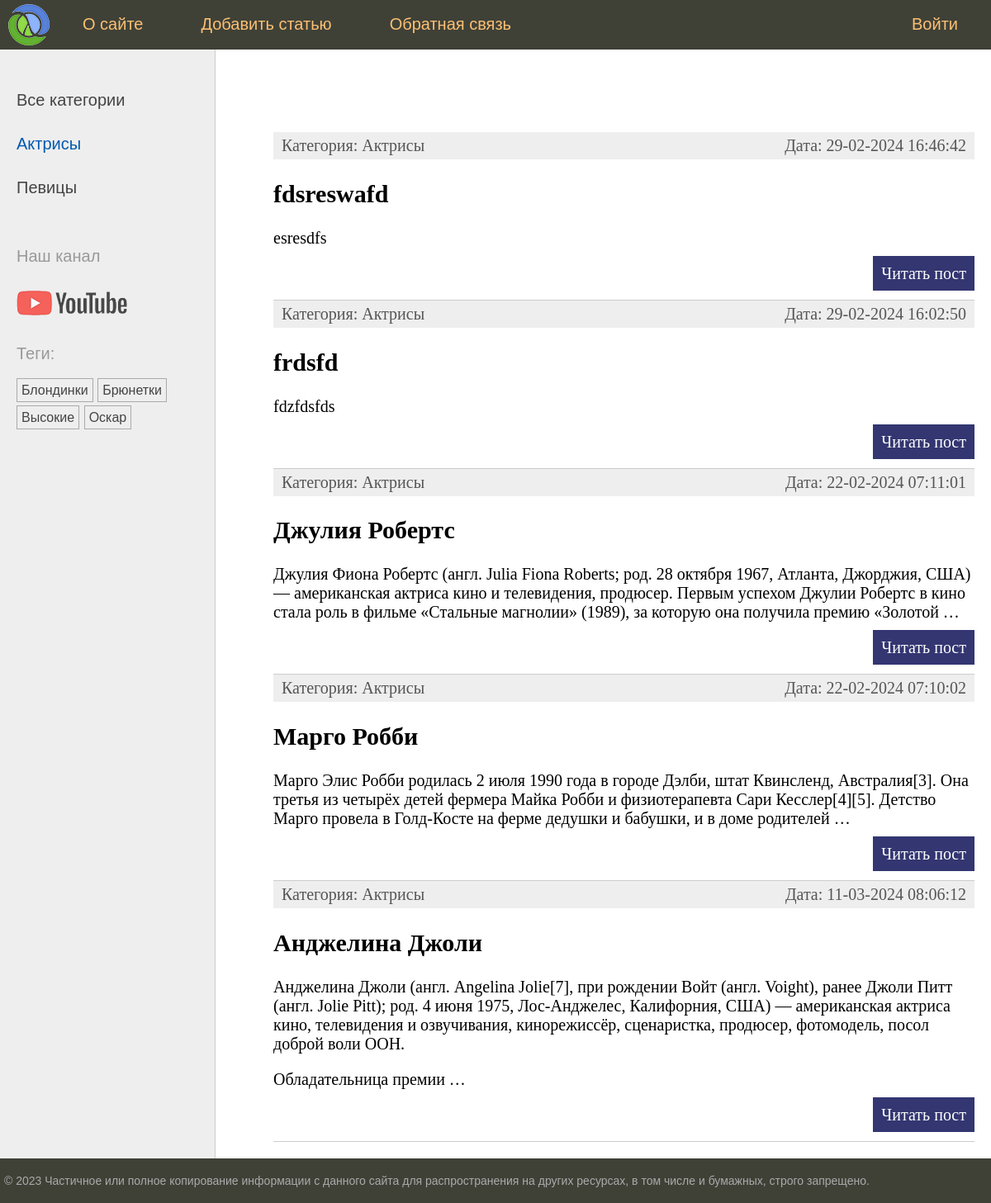
Screenshot of /category/aktrisy/ with the database file from the repository.
### women/models.py (models this page shows, shortened)
class Category(models.Model):
    name = models.CharField(
        verbose_name='Категория',
        max_length=100,
        db_index=True,
    )
    slug = models.SlugField(
        max_length=255,
        unique=True,
        db_index=True,
    )
    class Meta:
        verbose_name = 'Категория'
        verbose_name_plural = 'Категории'
    def get_absolute_url(self):
        return reverse('category', kwargs={'cat_slug': self.slug})

class TagPost(models.Model):
    tag = models.CharField(
        max_length=100,
        db_index=True,
    )
    slug = models.SlugField(
        max_length=255,
        unique=True,
        db_index=True,
    )
    def get_absolute_url(self):
        return reverse('tag', kwargs={'tag_slug': self.slug})

class Women(models.Model):
    class Status(models.IntegerChoices):
        DRAFT = 0, 'Черновик'
        PUBLISHED = 1, 'Опубликовано'
    title = models.CharField(
        verbose_name='Заголовок',
        max_length=255,
    )
    slug = models.SlugField(
        verbose_name='Slug',
        max_length=255,
        unique=True,
        db_index=True,
        validators=[
            MinLengthValidator(5, message='Минимум 5 символов'),
            MaxLengthValidator(100, message='Максимум 100 символов'),
        ],
    )
    photo = models.ImageField(
        verbose_name='Фото',
        upload_to='photos/%Y/%m/%d/',
        default=None,
        blank=True,
        null=True,
    )
    content = models.TextField(
        verbose_name='Текст статьи',
        blank=True,
    )
    time_create = models.DateTimeField(
        verbose_name='Время создания',
        auto_now_add=True,
    )
    time_update = models.DateTimeField(
        verbose_name='Время изменения',
        auto_now=True,
    )
    is_published = models.BooleanField(
        verbose_name='Статус',
        choices=tuple(map(lambda x: (bool(x[0]), x[1]), Status.choices)),
        default=Status.DRAFT,
    )
    category = models.ForeignKey(
        verbose_name='Категории',
        to='Category',
        on_delete=models.PROTECT,
        related_name='posts',  # women_set -> posts
    )
    tags = models.ManyToManyField(
        verbose_name='Теги',
        to='TagPost',
        blank=True,
        related_name='tags',
    )
    husband = models.OneToOneField(
        verbose_name='Муж',
        to='Husband',
        on_delete=models.SET_NULL,
        null=True,
        blank=True,
        related_name='wuman',
    )
    objects = models.Manager()
    published = PublishedManager()
    class Meta:
        verbose_name = 'Известные женщины'
        verbose_name_plural = 'Известные женщины'
        ordering = ['-time_create']
        indexes = [
            models.Index(fields=['-time_create'])
        ]
    def get_absolute_url(self):
        return reverse('post', kwargs={'post_slug': self.slug})

### women/views.py (the view)
# urls.py: path('category/<slug:cat_slug>/',   WomenCategory.as_view(),    name='category'),
class WomenCategory(ListView):
    template_name = 'women/index.html'
    context_object_name = 'posts'
    allow_empty = False
    def get_queryset(self) -> QuerySet[Any]:
        return Women.published.filter(category__slug=self.kwargs['cat_slug']).select_related('category')
    def get_context_data(self, **kwargs: Any) -> dict[str, Any]:
        context = super().get_context_data(**kwargs)
        cat = context['posts'][0].category
        context['title'] = 'Категория - ' + cat.name
        context['menu'] = menu
        context['cat_selected'] = cat.pk
        return context

### women/models.py (called while the page is built)
    def get_queryset(self) -> QuerySet:
        return super().get_queryset().filter(is_published=Women.Status.PUBLISHED)

### women/templatetags/women_tags.py (called while the page is built)
@register.inclusion_tag('women/list_categories.html')
def show_categories(cat_selected: int = 0):
    cats = Category.objects.annotate(total=Count("posts")).filter(total__gt=0)
    return {'cats': cats, 'cat_selected': cat_selected}

@register.inclusion_tag('women/list_tags.html')
def show_all_tags():
    return {'tags': TagPost.objects.annotate(total=Count("tags")).filter(total__gt=0)}

### women/templates/women/index.html (shortened to what this page needs)
{% extends 'base.html' %}
{% block content %}
<ul class="list-articles">
  {% for post in posts %}
  <li>
    <div class="article-panel">
      <p class="first">Категория: {{ post.category.name }}</p>
      <p class="last">Дата: {{ post.time_update|date:"d-m-Y H:i:s" }}</p>
    </div>
    <h2>{{ post.title }}</h2>
    {% autoescape off %}
    {{ post.content|linebreaks|truncatewords:40 }}
    {% endautoescape %}
    <p class="link-read-post"><a href="{{ post.get_absolute_url }}">Читать пост</a></p>
  </li>
  {% endfor %}
</ul>
{% endblock %}

### women/templates/women/list_categories.html
{% for category in cats %}
{% if cat_selected == category.id %}
<li class="selected">{{ category.name }}</li>
{% else %}
<li><a href="{{ category.get_absolute_url }}">{{ category.name }}</a></li>
{% endif %}
{% endfor %}

### women/templates/women/list_tags.html
{% if tags %}
<p>Теги:</p>
<ul class="tags-list">
  {% for tag in tags%}
  <li><a href="{{ tag.get_absolute_url }}">{{ tag.tag }}</a></li>
  {% endfor %}
</ul>
{% endif %}

### women/static/women/css/styles.css (style rules this page uses)
html, body { font-family: 'Arial'; margin: 0; padding: 0; height: 100%; width: 100%; color: #444; }
a { color: #0059b2; text-decoration: none; }
p.link-read-post { text-align: right; }
p.link-read-post a { padding: 10px; min-width: 100px; background: #333671; color: #fff; text-decoration: none; }
div.article-panel { background: #eee; padding: 5px 10px 5px 10px; box-sizing: border-box; overflow: hidden; color: #555; }
div.article-panel p.first { margin: 0; float: left; }
div.article-panel p.last { margin: 0; float: right; }
ul.list-articles { list-style: none; margin: 0; padding: 0; }
ul.list-articles li { border-bottom: 1px solid #ccc; }
.left-chapters ul { width: 230px; margin: 0; padding: 20px 10px 10px 20px; list-style: none; font-size: 20px; }
.left-chapters ul li { margin: 30px 0 0 0; color: #999; }
.left-chapters ul li.selected { color: #0059b2; }
.left-chapters ul li a { color: #444; text-decoration: none; }
ul.tags-list { width: 100%; margin: 0; padding: 0; list-style: none; }
ul.tags-list li { margin: 0; padding: 0 0 10px; display: inline-block; }
ul.tags-list li a { padding: 5px; font-size: 16px; border: 1px solid #aaa; }

### rows the page displays
Category: name "Актрисы"
Category: name "Певицы"
TagPost: tag "Блондинки"
TagPost: tag "Брюнетки"
TagPost: tag "Высокие"
TagPost: tag "Оскар"
Women: category.name "Актрисы", time_update "29-02-2024 16:46:42", title "fdsreswafd", content "esresdfs"
Women: category.name "Актрисы", time_update "29-02-2024 16:02:50", title "frdsfd", content "fdzfdsfds"
Women: category.name "Актрисы", time_update "22-02-2024 07:11:01", title "Джулия Робертс", content "Джулия Фиона Робертс (англ. Julia Fiona Roberts; род. 28 октября 1967, Атланта, Джорджия, США) — американская актриса кино и телевидения, продюсер. Первым успехом Джулии Робертс в кино стала роль в фильме «Стальные магнолии» (1989), за которую она получила премию «Золотой …"
Women: category.name "Актрисы", time_update "22-02-2024 07:10:02", title "Марго Робби", content "Марго Элис Робби родилась 2 июля 1990 года в городе Дэлби, штат Квинсленд, Австралия[3]. Она третья из четырёх детей фермера Майка Робби и физиотерапевта Сари Кесслер[4][5]. Детство Марго провела в Голд-Косте на ферме дедушки и бабушки, и в доме родителей …"
Women: category.name "Актрисы", time_update "11-03-2024 08:06:12", title "Анджелина Джоли", content "Анджелина Джоли (англ. Angelina Jolie[7], при рождении Войт (англ. Voight), ранее Джоли Питт (англ. Jolie Pitt); род. 4 июня 1975, Лос-Анджелес, Калифорния, США) — американская актриса кино, телевидения и озвучивания, кинорежиссёр, сценаристка, продюсер, фотомодель, посол доброй воли ООН. Обладательница премии …"

### other values shown
{{ m.title }} "О сайте" "Добавить статью" "Обратная связь" "Войти"
